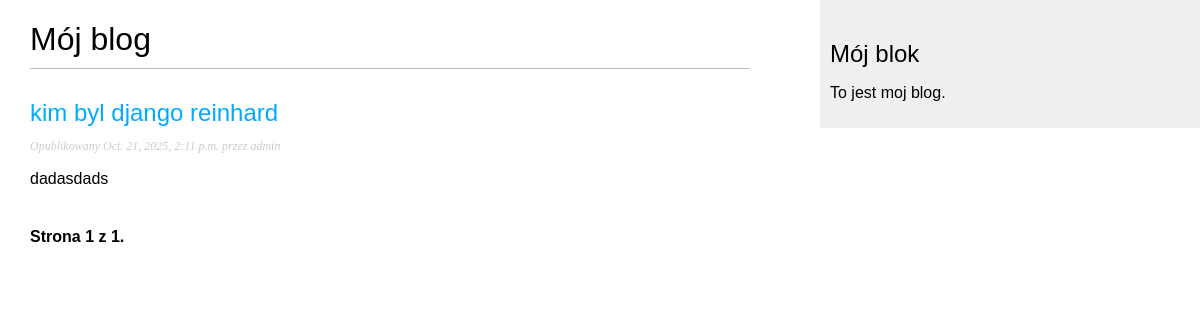
The page /blog/ on the database as committed earlier.
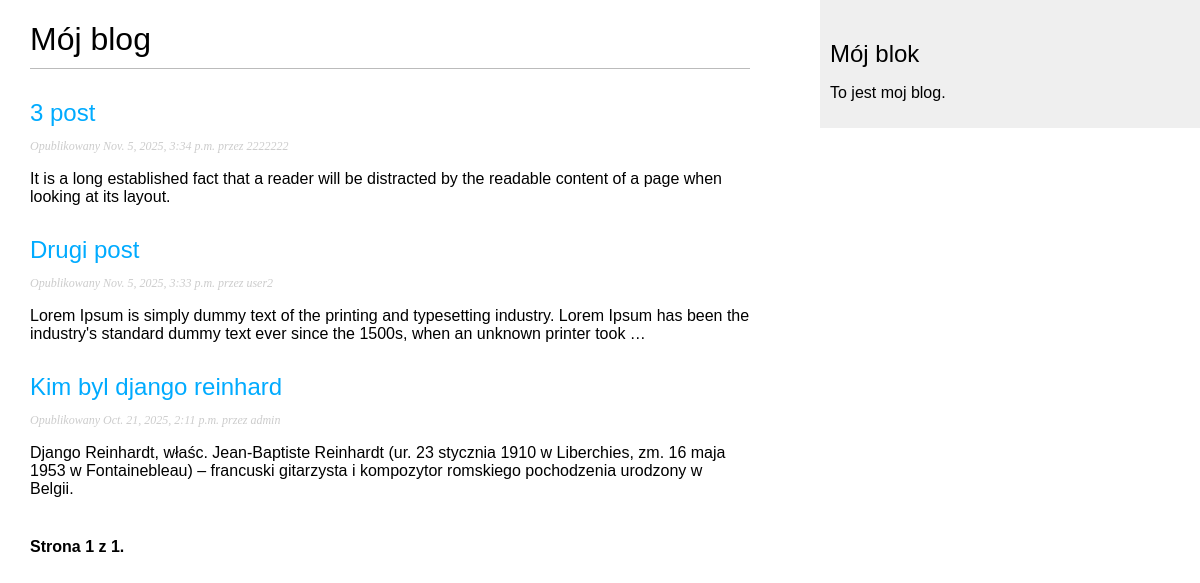
The same page on the database as committed later.
### blog/models.py (models this page shows, shortened)
class Post(models.Model):
    class Status(models.TextChoices):
        DRAFT ='DF', 'Roboczy'
        PUBLISHED = 'PB', 'Opublikowany'
    title = models.CharField(max_length=250)
    slug = models.SlugField(
        max_length=250,
        unique_for_date='publish'
    )
    author = models.ForeignKey(
        settings.AUTH_USER_MODEL,
        on_delete=models.CASCADE,
        related_name='blog_posts'
    )
    body = models.TextField()
    publish = models.DateTimeField(db_default=Now())
    created = models.DateTimeField(auto_now_add=True)
    updated = models.DateTimeField(auto_now=True)
    status = models.CharField(
        max_length=2,
        choices=Status,
        default=Status.DRAFT
    )
    objects = models.Manager()  #menadzer domyslny
    published = PublishedManager() #menedzer niestandardowy
    class Meta:
        ordering = ['-publish']
        indexes = [
            models.Index(fields=['-publish']),
        ]
    def get_absolute_url(self):
        return reverse(
            'blog:post_detail',
            args=[self.publish.year,
                  self.publish.month,
                  self.publish.day,
                  self.slug
                  ]
        )

### blog/views.py (the view)
# urls.py: path('', views.post_list, name='post_list'),
def post_list(request):
    post_list = Post.published.all()
    paginator = Paginator(post_list, 3)
    page_number = request.GET.get('page', 1)
    posts = paginator.page(page_number)
    return render(
        request,
        'blog/post/list.html',
        {'posts': posts}
    )

### blog/models.py (called while the page is built)
    def get_queryset(self):
        return (
            super().get_queryset().filter(status=Post.Status.PUBLISHED)
        )

### blog/templates/blog/post/list.html (shortened to what this page needs)
{% extends "blog/baza.html" %}
{%block content %}
<h1>Mój blog</h1>
{% for post in posts %}
    <h2>
       <a href="{{ post.get_absolute_url }}">
           {{ post.title }}
       </a>
    </h2>
    <p class="date">
        Opublikowany {{ post.publish }} przez {{ post.author }}
    </p>
    {{ post.body|truncatewords:30|linebreaks }}
    {% endfor %}
    {% include "pagination.html" with page=posts %}
{% endblock %}

### blog/templates/blog/baza.html (shortened to what this page needs)
{% load static %}
<!DOCTYPE html>
<html>
<head>
    <link href="{% static 'css/blog.css' %}" rel="stylesheet">
</head>
<body>
    <div id="content">
        {% block content %}
        {% endblock %}
    </div>
    <div id="sidebar">
        <h2> Mój blok</h2>
        <p>To jest moj blog.</p>
    </div>
</body>
</html>

### blog/templates/pagination.html (shortened to what this page needs)
<div class="pagination">
    <span class="step-links">
    <span class="current">
	    Strona {{ page.number }} z {{ page.paginator.num_pages }}.
    </span>
    </span>
</div>

### blog/static/css/blog.css (style rules this page uses)
body { margin:0; padding:0; font-family:helvetica, sans-serif; }
a { color:#00abff; text-decoration:none; }
h1 { font-weight:normal; border-bottom:1px solid #bbb; padding:0 0 10px 0; }
h2 { font-weight:normal; margin:30px 0 0; }
#content { float:left; width:60%; padding:0 0 0 30px; }
#sidebar { float:right; width:30%; padding:10px; background:#efefef; height:100%; }
p.date { color:#ccc; font-family: georgia, serif; font-size: 12px; font-style: italic; }
.pagination { margin:40px 0; font-weight:bold; }

Rows that differ between the two databases and show on the page:
added Post: title "3 post", publish "Nov. 5, 2025, 3:34 p.m.", author "2222222", body "It is a long established fact that a reader will be distracted by the readable content of a page when looking at its layout."
added Post: title "Drugi post", publish "Nov. 5, 2025, 3:33 p.m.", author "user2", body "Lorem Ipsum is simply dummy text of the printing and typesetting industry. Lorem Ipsum has been the industry's standard dummy text ever since the 1500s, when an unknown printer took …"
changed Post "admin": title "kim byl django reinhard" → "Kim byl django reinhard"; body "dadasdads" → "Django Reinhardt, właśc. Jean-Baptiste Reinhardt (ur. 23 stycznia 1910 w Liberchies, zm. 16 maja 1953 w Fontainebleau) – francuski gitarzysta i kompozytor romskiego pochodzenia urodzony w Belgii."
